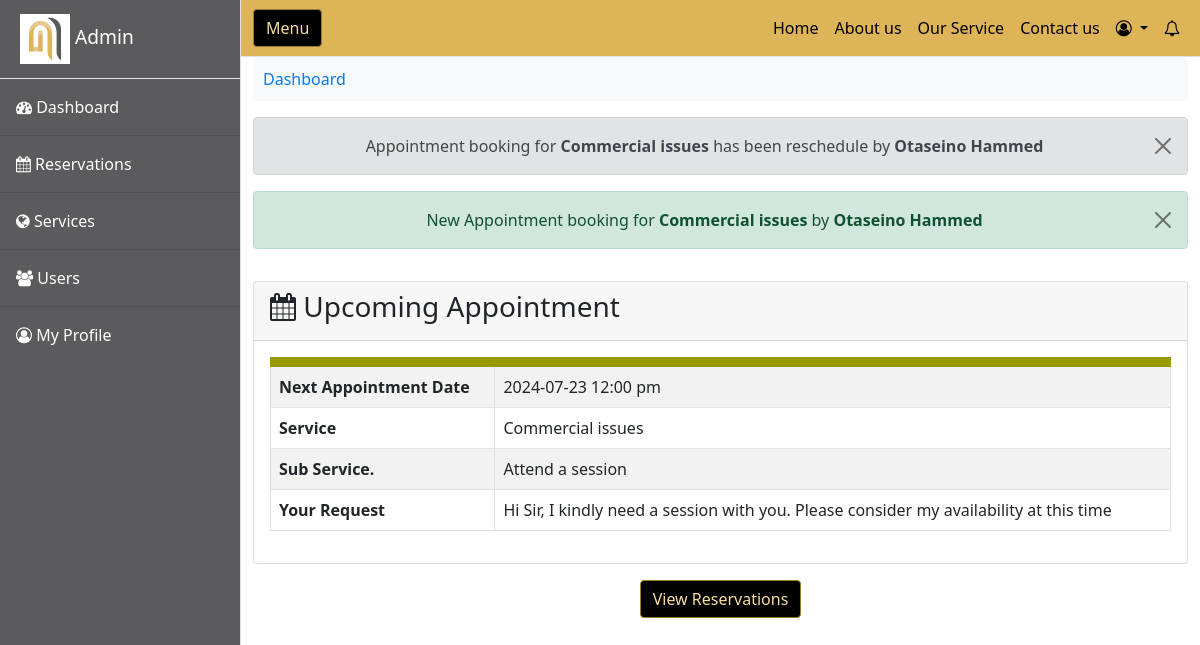
The page /admin/index.php (signed in) on the database its author committed.
### tables this page shows
CREATE TABLE IF NOT EXISTS `admin_messages` (
  `id` int(10) UNSIGNED NOT NULL AUTO_INCREMENT,
  `reservation_id` int(10) UNSIGNED NOT NULL,
  `message` text NOT NULL,
  `created_at` datetime NOT NULL,
  PRIMARY KEY (`id`),
  KEY `fk_admin_message_reservation_id` (`reservation_id`)
);

CREATE TABLE IF NOT EXISTS `reservations` (
  `reservation_id` int(10) UNSIGNED NOT NULL AUTO_INCREMENT,
  `user_id` int(10) UNSIGNED NOT NULL,
  `created_at` datetime NOT NULL,
  `service_id` int(10) UNSIGNED NOT NULL,
  `appointment_date` date NOT NULL,
  `appointment_time` time NOT NULL,
  `subservice` varchar(35) NOT NULL,
  `call_method` varchar(20) NOT NULL,
  `payment_method` varchar(20) NOT NULL,
  `service_fee` decimal(10,2) NOT NULL,
  `service_description` text NOT NULL,
  `updated_at` datetime DEFAULT NULL,
  `modify_count` tinyint(4) NOT NULL DEFAULT 0,
  PRIMARY KEY (`reservation_id`),
  UNIQUE KEY `unique_appointment` (`appointment_date`,`appointment_time`),
  KEY `fk_reservation_user_id` (`user_id`),
  KEY `fk_reservation_service_id` (`service_id`)
);

CREATE TABLE IF NOT EXISTS `services` (
  `service_id` int(10) UNSIGNED NOT NULL AUTO_INCREMENT,
  `service_name` text NOT NULL,
  `service_description` text NOT NULL,
  `option` varchar(15) DEFAULT NULL,
  `default_price` decimal(10,2) NOT NULL,
  PRIMARY KEY (`service_id`)
);

### connect/config.php (called while the page is built, shortened)
<?php
class mypdo
{
	public $pdc = null;
	public function __construct()
	{
		$host = dbhost;
		$db = dbname;
		$user = dbuser;
		$pass = dbpass;
		$charset = 'utf8mb4';
		$dsn = "mysql:host=$host;dbname=$db;charset=$charset";
		$opt = array(PDO::ATTR_ERRMODE => PDO::ERRMODE_EXCEPTION, PDO::ATTR_DEFAULT_FETCH_MODE => PDO::FETCH_ASSOC, PDO::ATTR_EMULATE_PREPARES => false);
		$this->pdc = new PDO($dsn, $user, $pass, $opt);
	}
	public function get_all($qry, $val = '')
	{
		$stmt = $this->pdc->prepare($qry);
		$stmt->execute();
		return $stmt->fetchAll();
	}
}

### admin/index.php (the view, shortened to what this page needs)
<?php
require "../connect/config.php";
$pdo = new mypdo();
$datetime_now = date("H:i:s H:i:s", time());
$reservations = $pdo->get_all("SELECT  b.service_name, a.* FROM reservations a LEFT JOIN services b ON a.service_id = b.service_id  WHERE  CONCAT(appointment_date, ' ', appointment_time) > '$datetime_now' ORDER BY appointment_date ASC, appointment_time ASC LIMIT 10");
$messages = $pdo->get_all("SELECT * FROM  admin_messages ORDER BY created_at DESC LIMIT 10");
?>
<?php require_once ("../templates/admin_header.php"); ?>
<div class="container-fluid text-center">
    <nav aria-label="breadcrumb">
        <ol class="breadcrumb main_breadcrumb">
            <li class="breadcrumb-item"><a href="./">Dashboard</a></li>
        </ol>
    </nav>
    <?php
    foreach ($messages as $message) {
        $alert_code = "alert-warning";
        if (strpos(strtolower($message['message']), "has been modified") !== false) {
            $alert_code = "alert-info";
        } elseif (strpos(strtolower($message['message']), "been reschedule") !== false) {
            $alert_code = "alert-secondary";
        } elseif (strpos(strtolower($message['message']), "new appointment booking") !== false) {
            $alert_code = "alert-success";
        } elseif (strpos(strtolower($message['message']), "was canceled by") !== false) {
            $alert_code = "alert-warning";
        }
        ?>
        <div class="alert <?php echo $alert_code; ?> alert-dismissible fade show" role="alert">
            <?php echo $message['message']; ?>
            <button onclick="dismiss_message(<?php echo $message['id']; ?>, 'admin')" type="button" class="btn-close" data-bs-dismiss="alert" aria-label="Close"></button>
        </div>
    <?php } ?>
    <div class="py-3">
        <div class="card pallet_card text-start primary">
            <div class="card-header">
                <h3><span class="fa fa-calendar"></span> Upcoming Appointment</h3>
            </div>
            <div class="card-body">
                <?php foreach ($reservations as $reservation) { ?>
                    <table class="table table-bordered table-striped" style="border-top:10px solid #990">
                        <tbody>
                            <tr>
                                <th>Next Appointment Date</th>
                                <td>
                                    <?php echo date("Y-m-d h:i a", strtotime($reservation['appointment_date'] . ' ' . $reservation['appointment_time'])); ?>
                                </td>
                            </tr>
                            <tr>
                                <th>Service</th>
                                <td>
                                    <?php echo $reservation['service_name']; ?>
                                </td>
                            </tr>
                            <?php if ($reservation['subservice'] != "") { ?>
                                <tr>
                                    <th>Sub Service.</th>
                                    <td>
                                        <?php echo $reservation['subservice']; ?>
                                    </td>
                                </tr>
                            <?php } ?>
                            <tr>
                                <th>Your Request</th>
                                <td>
                                    <?php echo $reservation['service_description']; ?>
                                </td>
                            </tr>
                        </tbody>
                    </table>
                <?php } ?>
            </div>
        </div>
    </div>
    <div class="text-center mb-5"><a href="reservations.php" class="btn btn-primary"> View Reservations </a></div>
</div>
<?php require_once ("../templates/admin_footer.php"); ?>

### css/custom.css (style rules this page uses)
.btn-primary { background-color: #286bc8; }
.btn.btn-primary { background-color: #000; color: #f8dd9f; border-color: #9a7b32; }
* { box-sizing: border-box; }
.main_breadcrumb { background-color: #f8f9fa; padding: 10px; border-radius: 5px; }
.main_breadcrumb .breadcrumb-item { font-size: 16px; margin-right: 5px; }
.main_breadcrumb .breadcrumb-item a { text-decoration: none; color: #007bff; }
body { top: 0px !important; }

### rows shown on the page
admin_messages: message "Appointment booking for Commercial issues has been reschedule by Otaseino Hammed"
admin_messages: message "New Appointment booking for Commercial issues by Otaseino Hammed"
reservations: appointment_date+appointment_time "2024-07-23 12:00 pm", service.service_name "Commercial issues", subservice "Attend a session", service_description "Hi Sir, I kindly need a session with you. Please consider my availability at this time"
